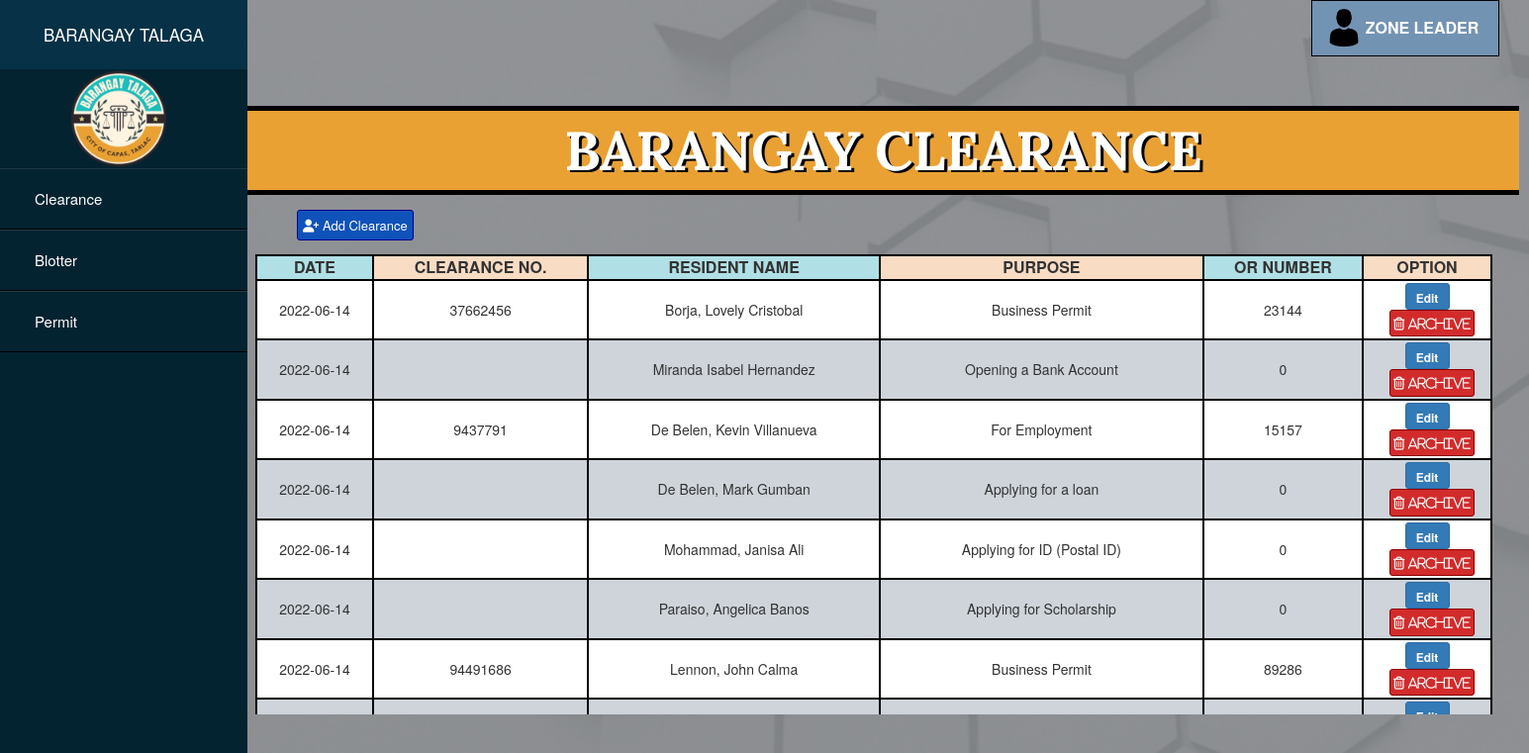
/zone leader/zone_clear.php, run on the app's committed database.
### tables this page shows
CREATE TABLE `clearance` (
  `id` int(11) NOT NULL,
  `date` varchar(11) NOT NULL,
  `clearanceno` varchar(11) NOT NULL,
  `resident` varchar(50) NOT NULL,
  `purpose` varchar(50) NOT NULL,
  `orno` int(11) NOT NULL,
  `status` varchar(11) NOT NULL
);

### zone leader/zone_clear.php (the view, shortened to what this page needs)
<?php
$link = mysqli_connect("localhost", "root", "", "barangaydb");
?>
<!DOCTYPE html>
<html lang="en" dir="ltr">
    <head>
        <link rel="stylesheet" href="../css/zone_clearancecss.css">
        <link rel="stylesheet" href="https://maxcdn.bootstrapcdn.com/bootstrap/3.4.1/css/bootstrap.min.css">
</head>
<body style="background-image: url(../images/main.png); background-repeat: no-repeat; background-size: cover;">
    <div class="sidebar">
        <header>BARANGAY TALAGA</header>
        <img src="../images/logo.png">
        <ul>
            <li><a href="zone_clear.php">Clearance</a></li>
            <li><a href="zone_blot.php">Blotter</a></li>
            <li><a href="zone_per.php">Permit</a></li>
        </ul>
    </div>
          <div class="dropdown">
          <img src="../images/person.png">
          <button onclick="myFunction()" class="dropbtn" >ZONE LEADER
          </button>
        </div>
    <div>
    <div class="header">
        <h1>BARANGAY CLEARANCE</h1>
    </div>
    <div class="add-delete">
       <a href="addform_clearzone.php"> <button class="btn btn-primary btn-sm" id="add"><i class="fa fa-user-plus" aria-hidden="true"></i> Add Clearance</button></a>
    </div>
    <div class="grid">
        <form method="post">
        <table class="table-box">
            <thead>
                <tr>
                    <th style="background-color: powderblue; text-align: center;">DATE</th>
                    <th style="background-color: #f9dcc4; text-align: center;">CLEARANCE NO.</th>
                    <th style="background-color: powderblue; text-align: center;">RESIDENT NAME</th>
                    <th style="background-color: #f9dcc4; text-align: center;">PURPOSE</th>
                    <th style="background-color: powderblue; text-align: center;">OR NUMBER</th>
                    <th style="width: 130px !important; background-color: #f9dcc4; text-align: center;">OPTION</th>
                </tr>
            </thead>
            <tbody>
                <?php
                    $sql = mysqli_query($link, "select * from clearance WHERE status = 'active' ");
                    while($row = mysqli_fetch_array($sql))
                    {
                echo'
                <tr>';
                    $id = $row['id'];
                    $clearanceno = $row['clearanceno'];
                    $resident = $row['resident'];
                    $purpose = $row['purpose'];
                    $orno = $row['orno'];
                    $status = $row['status'];
                echo'
                    <td>' .$row['date'].  '</td>
                    <td>' .$row['clearanceno'].  '</td>
                    <td>' .$row['resident']. '</td>
                    <td>' .$row['purpose'].  '</td>
                    <td>' .$row['orno']. '</td>
                    <td style="text-align: center; padding: 2px;">';
                       echo" <button class='btn btn-primary btn-sm' id='edit'><a href='editform_clearzone.php?id=$id&clearanceno=$clearanceno&resident=$resident&purpose=$purpose&orno=$orno' style='color:white';> Edit </a></button>
                            <button class='btn btn-danger btn-sm' id='archive' name='archive'><i class='fa fa-trash-o' aria-hidden='true'><a href='archive_clearzone.php?id=$id&status=$status' style='color:white';> Archive </a></i></button>";
                   echo '</td>
                </tr>';
                    }
                    ?>
            </tbody>
        </table>
        </form>
    </div>
</div>
</body>
</html>

### css/zone_clearancecss.css (style rules this page uses)
body { font-family: 'Roboto', sans-serif; }
* { margin: 0; padding: 0; list-style: none; text-decoration: none; }
.sidebar { position: absolute; width: 250px; height: 100%; background: #042331; }
.sidebar header { font-size: 17px; color: white; text-align: center; line-height: 70px; background: #063146; user-select: none; }
.sidebar ul a { display: block; height: 100%; width: 100%; line-height: 60px; font-size: 15px; color: white; padding-left: 35px; box-sizing: border-box; border-top: 1px solid rgba(255,255,255,.1); border-bottom: 1px solid black; }
img { width: 100px; margin-left: 70px; }
.header { position: absolute; width: 1285px; margin-left: 250px; margin-top: 50px; border-top: 5px solid black; border-bottom: 5px solid black; padding-top: 20px; padding-bottom: 20px; text-align: center; background-color: #E9A134; }
.header h1 { font-size: 55px; margin-top: -10px; margin-bottom: -10px; font-weight: bolder; font-family: 'Lora', serif; color: white; text-shadow: 3px 2px black; }
.add-delete { position: absolute; margin-left: 300px; margin-top: 155px; }
#add { background-color: #0F52BA; border-color: darkblue; padding: 5px; color: white; font-size: 13px; }
#archive { background-color: #D22B2B; border-color: darkred; padding: 3px; color: white; font-weight: bolder; font-size: 13px; margin-left: 10px; }
.grid { position: absolute; margin-left: 258px; margin-top: 200px; width: 1270px; height: 465px; overflow-y:scroll; }
th, td { border: 2px solid black; padding: 10px; text-align: center; }
th { font-size: 16px; }
tr:nth-child(odd) { background-color: white; }
tr:nth-child(even) { background-color: #ced4da; }
.table-box { width: 1250px; }
.dropbtn { background-color: #7393B3; color: white; padding: 16px; font-size: 16px; border: none; cursor: pointer; width: 190px; padding-left: 50px; font-weight: bolder; border: 1px solid black; }
.dropdown { position: relative; display: inline-block; margin-left: 1325px; }
.dropdown img { position: absolute; display: inline-block; margin-left: 13px; margin-top: 8px; height: 40px; width: 40px; }
#edit { width: 45px; font-weight: bolder; height: 27px; }
h1 { margin-top: -10px; color: black; margin-left: 20px; }

### data on the page
clearance: date "2022-06-14", clearanceno "37662456", resident "Borja, Lovely Cristobal", purpose "Business Permit", orno "23144"
clearance: date "2022-06-14", resident "Miranda Isabel Hernandez", purpose "Opening a Bank Account", orno "0"
clearance: date "2022-06-14", clearanceno "9437791", resident "De Belen, Kevin Villanueva", purpose "For Employment", orno "15157"
clearance: date "2022-06-14", resident "De Belen, Mark Gumban", purpose "Applying for a loan", orno "0"
clearance: date "2022-06-14", resident "Mohammad, Janisa Ali", purpose "Applying for ID (Postal ID)", orno "0"
clearance: date "2022-06-14", resident "Paraiso, Angelica Banos", purpose "Applying for Scholarship", orno "0"
clearance: date "2022-06-14", clearanceno "94491686", resident "Lennon, John Calma", purpose "Business Permit", orno "89286"
